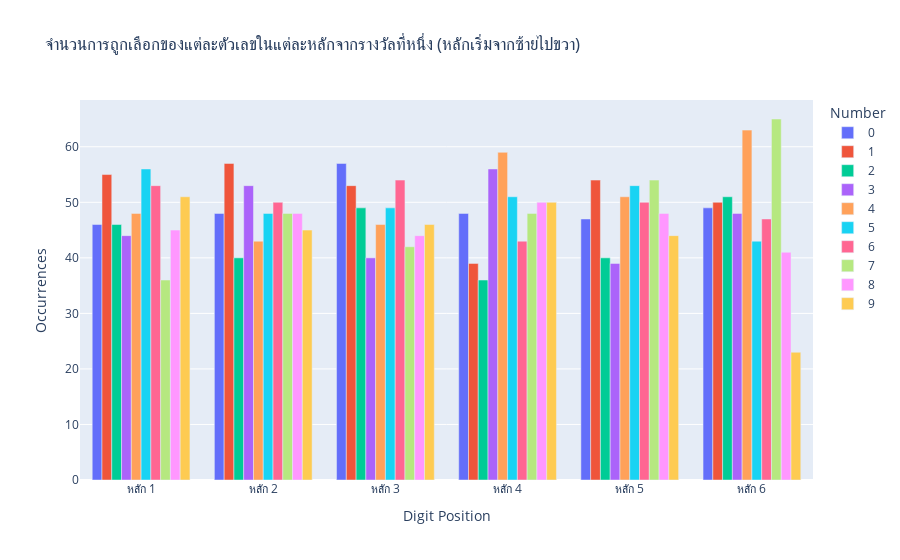

Notebook cell for this chart:
### Code cell
occurrences = {i: {str(j): 0 for j in range(10)} for i in range(6)}

for i,digit in enumerate(['first','second','third','fourth','fifth','sixth']):
    for number in range(10):
        occurrences[i][number] = df[f'{digit}_digit'].value_counts()[number]

df_occurrences = pd.DataFrame(occurrences)
df_occurrences = df_occurrences.melt(var_name='Position', value_name='Occurrences', ignore_index=False) # Reshape the DataFrame to have columns for digits and digit positions
df_occurrences.reset_index(inplace=True) # Reset the index to make 'Position' a column

fig = px.bar(df_occurrences, x='Position', y='Occurrences', color='index', title='จำนวนการถูกเลือกของแต่ละตัวเลขในแต่ละหลักจากรางวัลที่หนึ่ง (หลักเริ่มจากซ้ายไปขวา)',
             labels={'index': 'Number', 'Position': 'Digit Position', 'Occurrences': 'Occurrences'}, barmode='group')
fig.update_layout(xaxis=dict(tickvals=list(range(6)), ticktext=[f'หลัก {i+1}' for i in range(6)]))
fig.show()

### Figure 1 — Plotly figure (JSON) as saved in the notebook; plotly's stock layout.template omitted (floating-point values rounded to 4 significant figures)
{"data": [{"alignmentgroup": "True", "hovertemplate": "Number=0<br>Digit Position=%{x}<br>Occurrences=%{y}<extra></extra>", "legendgroup": "0", "marker": {"color": "#636efa", "pattern": {"shape": ""}}, "name": "0", "offsetgroup": "0", "orientation": "v", "showlegend": true, "textposition": "auto", "type": "bar", "x": [0, 1, 2, 3, 4, 5], "xaxis": "x", "y": [0, 0, 0, 0, 0, 0], "yaxis": "y"}, {"alignmentgroup": "True", "hovertemplate": "Number=1<br>Digit Position=%{x}<br>Occurrences=%{y}<extra></extra>", "legendgroup": "1", "marker": {"color": "#EF553B", "pattern": {"shape": ""}}, "name": "1", "offsetgroup": "1", "orientation": "v", "showlegend": true, "textposition": "auto", "type": "bar", "x": [0, 1, 2, 3, 4, 5], "xaxis": "x", "y": [0, 0, 0, 0, 0, 0], "yaxis": "y"}, {"alignmentgroup": "True", "hovertemplate": "Number=2<br>Digit Position=%{x}<br>Occurrences=%{y}<extra></extra>", "legendgroup": "2", "marker": {"color": "#00cc96", "pattern": {"shape": ""}}, "name": "2", "offsetgroup": "2", "orientation": "v", "showlegend": true, "textposition": "auto", "type": "bar", "x": [0, 1, 2, 3, 4, 5], "xaxis": "x", "y": [0, 0, 0, 0, 0, 0], "yaxis": "y"}, {"alignmentgroup": "True", "hovertemplate": "Number=3<br>Digit Position=%{x}<br>Occurrences=%{y}<extra></extra>", "legendgroup": "3", "marker": {"color": "#ab63fa", "pattern": {"shape": ""}}, "name": "3", "offsetgroup": "3", "orientation": "v", "showlegend": true, "textposition": "auto", "type": "bar", "x": [0, 1, 2, 3, 4, 5], "xaxis": "x", "y": [0, 0, 0, 0, 0, 0], "yaxis": "y"}, {"alignmentgroup": "True", "hovertemplate": "Number=4<br>Digit Position=%{x}<br>Occurrences=%{y}<extra></extra>", "legendgroup": "4", "marker": {"color": "#FFA15A", "pattern": {"shape": ""}}, "name": "4", "offsetgroup": "4", "orientation": "v", "showlegend": true, "textposition": "auto", "type": "bar", "x": [0, 1, 2, 3, 4, 5], "xaxis": "x", "y": [0, 0, 0, 0, 0, 0], "yaxis": "y"}, {"alignmentgroup": "True", "hovertemplate": "Number=5<br>Digit Position=%{x}<br>Occurrences=%{y}<extra></extra>", "legendgroup": "5", "marker": {"color": "#19d3f3", "pattern": {"shape": ""}}, "name": "5", "offsetgroup": "5", "orientation": "v", "showlegend": true, "textposition": "auto", "type": "bar", "x": [0, 1, 2, 3, 4, 5], "xaxis": "x", "y": [0, 0, 0, 0, 0, 0], "yaxis": "y"}, {"alignmentgroup": "True", "hovertemplate": "Number=6<br>Digit Position=%{x}<br>Occurrences=%{y}<extra></extra>", "legendgroup": "6", "marker": {"color": "#FF6692", "pattern": {"shape": ""}}, "name": "6", "offsetgroup": "6", "orientation": "v", "showlegend": true, "textposition": "auto", "type": "bar", "x": [0, 1, 2, 3, 4, 5], "xaxis": "x", "y": [0, 0, 0, 0, 0, 0], "yaxis": "y"}, {"alignmentgroup": "True", "hovertemplate": "Number=7<br>Digit Position=%{x}<br>Occurrences=%{y}<extra></extra>", "legendgroup": "7", "marker": {"color": "#B6E880", "pattern": {"shape": ""}}, "name": "7", "offsetgroup": "7", "orientation": "v", "showlegend": true, "textposition": "auto", "type": "bar", "x": [0, 1, 2, 3, 4, 5], "xaxis": "x", "y": [0, 0, 0, 0, 0, 0], "yaxis": "y"}, {"alignmentgroup": "True", "hovertemplate": "Number=8<br>Digit Position=%{x}<br>Occurrences=%{y}<extra></extra>", "legendgroup": "8", "marker": {"color": "#FF97FF", "pattern": {"shape": ""}}, "name": "8", "offsetgroup": "8", "orientation": "v", "showlegend": true, "textposition": "auto", "type": "bar", "x": [0, 1, 2, 3, 4, 5], "xaxis": "x", "y": [0, 0, 0, 0, 0, 0], "yaxis": "y"}, {"alignmentgroup": "True", "hovertemplate": "Number=9<br>Digit Position=%{x}<br>Occurrences=%{y}<extra></extra>", "legendgroup": "9", "marker": {"color": "#FECB52", "pattern": {"shape": ""}}, "name": "9", "offsetgroup": "9", "orientation": "v", "showlegend": true, "textposition": "auto", "type": "bar", "x": [0, 1, 2, 3, 4, 5], "xaxis": "x", "y": [0, 0, 0, 0, 0, 0], "yaxis": "y"}, {"alignmentgroup": "True", "hovertemplate": "Number=0<br>Digit Position=%{x}<br>Occurrences=%{y}<extra></extra>", "legendgroup": "0", "marker": {"color": "#636efa", "pattern": {"shape": ""}}, "name": "0", "offsetgroup": "0", "orientation": "v", "showlegend": false, "textposition": "auto", "type": "bar", "x": [0, 1, 2, 3, 4, 5], "xaxis": "x", "y": [46, 48, 57, 48, 47, 49], "yaxis": "y"}, {"alignmentgroup": "True", "hovertemplate": "Number=1<br>Digit Position=%{x}<br>Occurrences=%{y}<extra></extra>", "legendgroup": "1", "marker": {"color": "#EF553B", "pattern": {"shape": ""}}, "name": "1", "offsetgroup": "1", "orientation": "v", "showlegend": false, "textposition": "auto", "type": "bar", "x": [0, 1, 2, 3, 4, 5], "xaxis": "x", "y": [55, 57, 53, 39, 54, 50], "yaxis": "y"}, {"alignmentgroup": "True", "hovertemplate": "Number=2<br>Digit Position=%{x}<br>Occurrences=%{y}<extra></extra>", "legendgroup": "2", "marker": {"color": "#00cc96", "pattern": {"shape": ""}}, "name": "2", "offsetgroup": "2", "orientation": "v", "showlegend": false, "textposition": "auto", "type": "bar", "x": [0, 1, 2, 3, 4, 5], "xaxis": "x", "y": [46, 40, 49, 36, 40, 51], "yaxis": "y"}, {"alignmentgroup": "True", "hovertemplate": "Number=3<br>Digit Position=%{x}<br>Occurrences=%{y}<extra></extra>", "legendgroup": "3", "marker": {"color": "#ab63fa", "pattern": {"shape": ""}}, "name": "3", "offsetgroup": "3", "orientation": "v", "showlegend": false, "textposition": "auto", "type": "bar", "x": [0, 1, 2, 3, 4, 5], "xaxis": "x", "y": [44, 53, 40, 56, 39, 48], "yaxis": "y"}, {"alignmentgroup": "True", "hovertemplate": "Number=4<br>Digit Position=%{x}<br>Occurrences=%{y}<extra></extra>", "legendgroup": "4", "marker": {"color": "#FFA15A", "pattern": {"shape": ""}}, "name": "4", "offsetgroup": "4", "orientation": "v", "showlegend": false, "textposition": "auto", "type": "bar", "x": [0, 1, 2, 3, 4, 5], "xaxis": "x", "y": [48, 43, 46, 59, 51, 63], "yaxis": "y"}, {"alignmentgroup": "True", "hovertemplate": "Number=5<br>Digit Position=%{x}<br>Occurrences=%{y}<extra></extra>", "legendgroup": "5", "marker": {"color": "#19d3f3", "pattern": {"shape": ""}}, "name": "5", "offsetgroup": "5", "orientation": "v", "showlegend": false, "textposition": "auto", "type": "bar", "x": [0, 1, 2, 3, 4, 5], "xaxis": "x", "y": [56, 48, 49, 51, 53, 43], "yaxis": "y"}, {"alignmentgroup": "True", "hovertemplate": "Number=6<br>Digit Position=%{x}<br>Occurrences=%{y}<extra></extra>", "legendgroup": "6", "marker": {"color": "#FF6692", "pattern": {"shape": ""}}, "name": "6", "offsetgroup": "6", "orientation": "v", "showlegend": false, "textposition": "auto", "type": "bar", "x": [0, 1, 2, 3, 4, 5], "xaxis": "x", "y": [53, 50, 54, 43, 50, 47], "yaxis": "y"}, {"alignmentgroup": "True", "hovertemplate": "Number=7<br>Digit Position=%{x}<br>Occurrences=%{y}<extra></extra>", "legendgroup": "7", "marker": {"color": "#B6E880", "pattern": {"shape": ""}}, "name": "7", "offsetgroup": "7", "orientation": "v", "showlegend": false, "textposition": "auto", "type": "bar", "x": [0, 1, 2, 3, 4, 5], "xaxis": "x", "y": [36, 48, 42, 48, 54, 65], "yaxis": "y"}, {"alignmentgroup": "True", "hovertemplate": "Number=8<br>Digit Position=%{x}<br>Occurrences=%{y}<extra></extra>", "legendgroup": "8", "marker": {"color": "#FF97FF", "pattern": {"shape": ""}}, "name": "8", "offsetgroup": "8", "orientation": "v", "showlegend": false, "textposition": "auto", "type": "bar", "x": [0, 1, 2, 3, 4, 5], "xaxis": "x", "y": [45, 48, 44, 50, 48, 41], "yaxis": "y"}, {"alignmentgroup": "True", "hovertemplate": "Number=9<br>Digit Position=%{x}<br>Occurrences=%{y}<extra></extra>", "legendgroup": "9", "marker": {"color": "#FECB52", "pattern": {"shape": ""}}, "name": "9", "offsetgroup": "9", "orientation": "v", "showlegend": false, "textposition": "auto", "type": "bar", "x": [0, 1, 2, 3, 4, 5], "xaxis": "x", "y": [51, 45, 46, 50, 44, 23], "yaxis": "y"}], "layout": {"barmode": "group", "legend": {"title": {"text": "Number"}, "tracegroupgap": 0}, "title": {"text": "จำนวนการถูกเลือกของแต่ละตัวเลขในแต่ละหลักจากรางวัลที่หนึ่ง (หลักเริ่มจากซ้ายไปขวา)"}, "xaxis": {"anchor": "y", "domain": [0, 1], "ticktext": ["หลัก 1", "หลัก 2", "หลัก 3", "หลัก 4", "หลัก 5", "หลัก 6"], "tickvals": [0, 1, 2, 3, 4, 5], "title": {"text": "Digit Position"}}, "yaxis": {"anchor": "x", "domain": [0, 1], "title": {"text": "Occurrences"}}}}
